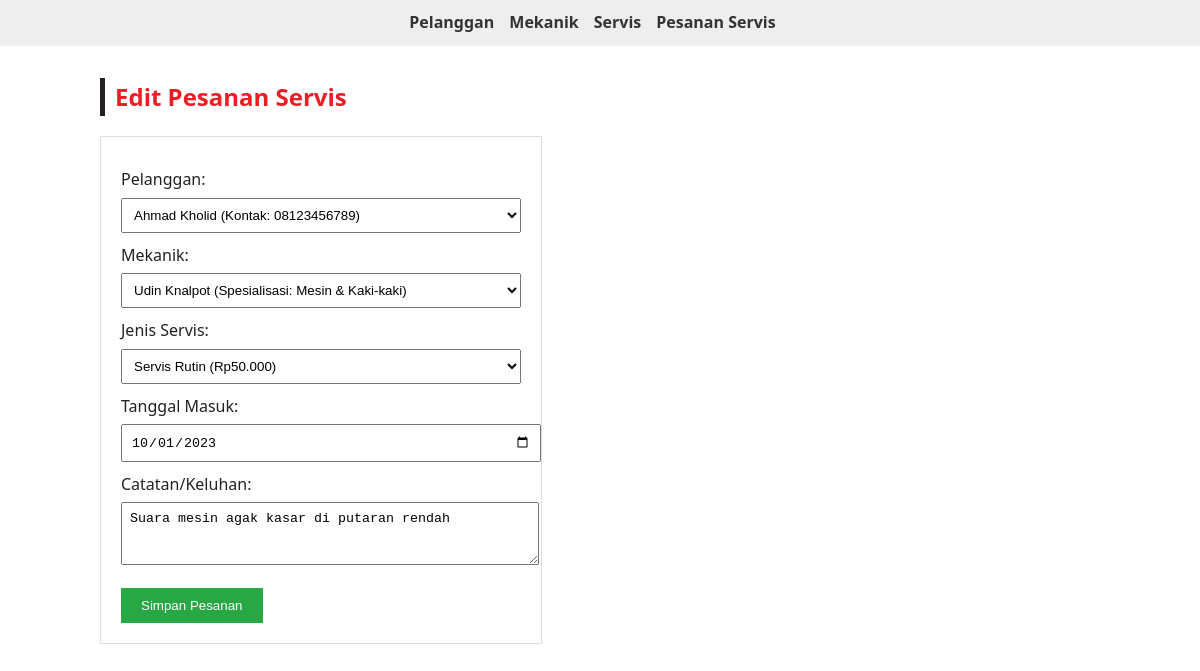
Screenshot of /index.php?entity=pesananservis&action=edit&id=1 with the database file from the repository.
### tables this page shows
CREATE TABLE `pesanan_servis` (
  `id` int(11) NOT NULL,
  `id_pelanggan` int(11) NOT NULL,
  `id_mekanik` int(11) NOT NULL,
  `id_servis` int(11) NOT NULL,
  `tgl_masuk` date NOT NULL,
  `catatan` text DEFAULT NULL
);

CREATE TABLE `pelanggan` (
  `id` int(11) NOT NULL,
  `nama_pelanggan` varchar(100) NOT NULL,
  `kontak` varchar(50) NOT NULL
);

CREATE TABLE `mekanik` (
  `id` int(11) NOT NULL,
  `nama_mekanik` varchar(100) NOT NULL,
  `spesialisasi` varchar(100) NOT NULL
);

CREATE TABLE `servis` (
  `id` int(11) NOT NULL,
  `jenis_servis` varchar(100) NOT NULL,
  `biaya` int(11) NOT NULL
);

### models/Pelanggan.php (called while the page is built, shortened)
<?php
require_once "config/Database.php";
class Pelanggan
{
    private $conn;
    private $table = "pelanggan";
    public function __construct() {
        $database = new Database();
        $this->conn = $database->getConnection();
    }
    public function getAll() {
        $query = "SELECT * FROM " . $this->table;
        $stmt = $this->conn->prepare($query);
        $stmt->execute();
        return $stmt->fetchAll(PDO::FETCH_ASSOC);
    }
}

### config/Database.php (called while the page is built, shortened)
<?php
class Database
{
    private $host = "localhost";
    private $database = "bengkel_azul";
    private $username = "root";
    private $password = "";
    public function getConnection()
    {
        $this->conn = null;
        try {
            $this->conn = new PDO("mysql:host=" . $this->host . ";dbname=" . $this->database, $this->username, $this->password);
            $this->conn->setAttribute(PDO::ATTR_ERRMODE, PDO::ERRMODE_EXCEPTION);
        } catch (PDOException $exception) {
            echo "Connection error: " . $exception->getMessage();
        }
        return $this->conn;
    }
}

### models/Mekanik.php (called while the page is built, shortened)
<?php
require_once "config/Database.php";
class Mekanik
{
    private $conn;
    private $table = "mekanik";
    public function __construct() {
        $database = new Database();
        $this->conn = $database->getConnection();
    }
    public function getAll() {
        $query = "SELECT * FROM " . $this->table;
        $stmt = $this->conn->prepare($query);
        $stmt->execute();
        return $stmt->fetchAll(PDO::FETCH_ASSOC);
    }
}

### models/Servis.php (called while the page is built, shortened)
<?php
require_once "config/Database.php";
class Servis
{
    private $conn;
    private $table = "servis";
    public function __construct() {
        $database = new Database();
        $this->conn = $database->getConnection();
    }
    public function getAll() {
        $query = "SELECT * FROM " . $this->table;
        $stmt = $this->conn->prepare($query);
        $stmt->execute();
        return $stmt->fetchAll(PDO::FETCH_ASSOC);
    }
}

### models/PesananServis.php (called while the page is built, shortened)
<?php
require_once "config/Database.php";
class PesananServis
{
    private $conn;
    private $table = "pesanan_servis";
    public function __construct() {
        $database = new Database();
        $this->conn = $database->getConnection();
    }
    public function getById($id) {
        $query = "SELECT * FROM " . $this->table . " WHERE id = :id";
        $stmt = $this->conn->prepare($query);
        $stmt->bindParam(':id', $id);
        $stmt->execute();
        return $stmt->fetch(PDO::FETCH_ASSOC);
    }
}

### viewmodels/PesananServisViewModel.php (called while the page is built, shortened)
<?php
require_once 'models/Pelanggan.php';
require_once 'models/Mekanik.php';
require_once 'models/Servis.php';
require_once 'models/PesananServis.php';
class PesananServisViewModel
{
    private $pelangganModel;
    private $mekanikModel;
    private $servisModel;
    private $pesananServisModel;
    public function __construct() {
        $this->pelangganModel = new Pelanggan();
        $this->mekanikModel = new Mekanik();
        $this->servisModel = new Servis();
        $this->pesananServisModel = new PesananServis();
    }
    public function getPesananServisById($id) { return $this->pesananServisModel->getById($id); }
    public function getPelangganList() { return $this->pelangganModel->getAll(); }
    public function getMekanikList() { return $this->mekanikModel->getAll(); }
    public function getServisList() { return $this->servisModel->getAll(); }
}

### views/pesananservis_form.php (the view, shortened to what this page needs)
<?php require_once 'views/template/header.php'; ?>
<h2 class="text-xl mb-4"><?php echo isset($pesananServis) ? 'Edit Pesanan Servis' : 'Buat Pesanan Servis Baru'; ?></h2>
<form action="index.php?entity=pesananservis&action=<?php echo isset($pesananServis) ? 'update&id=' . $pesananServis['id'] : 'save'; ?>" method="POST">
    <div>
        <label>Pelanggan:</label>
        <select name="id_pelanggan" required>
            <?php
            foreach ($pelangganList as $pelanggan): ?>
                <option value="<?php echo $pelanggan['id']; ?>"
                    <?php echo (isset($pesananServis) && $pesananServis['id_pelanggan'] == $pelanggan['id']) ? 'selected' : ''; ?>>
                    <?php echo htmlspecialchars($pelanggan['nama_pelanggan']); ?> (Kontak: <?php echo htmlspecialchars($pelanggan['kontak']); ?>)
                </option>
            <?php endforeach; ?>
        </select>
    </div>
    <div>
        <label>Mekanik:</label>
        <select name="id_mekanik" required>
            <?php
            foreach ($mekanikList as $mekanik): ?>
                <option value="<?php echo $mekanik['id']; ?>"
                    <?php echo (isset($pesananServis) && $pesananServis['id_mekanik'] == $mekanik['id']) ? 'selected' : ''; ?>>
                    <?php echo htmlspecialchars($mekanik['nama_mekanik']); ?> (Spesialisasi: <?php echo htmlspecialchars($mekanik['spesialisasi']); ?>)
                </option>
            <?php endforeach; ?>
        </select>
    </div>
    <div>
        <label>Jenis Servis:</label>
        <select name="id_servis" required>
            <?php
            foreach ($servisList as $servis): ?>
                <option value="<?php echo $servis['id']; ?>"
                    <?php echo (isset($pesananServis) && $pesananServis['id_servis'] == $servis['id']) ? 'selected' : ''; ?>>
                    <?php echo htmlspecialchars($servis['jenis_servis']); ?> (Rp<?php echo number_format($servis['biaya'], 0, ',', '.'); ?>)
                </option>
            <?php endforeach; ?>
        </select>
    </div>
    <div>
        <label>Tanggal Masuk:</label>
        <input type="date" name="tgl_masuk" value="<?php echo isset($pesananServis) ? $pesananServis['tgl_masuk'] : date('Y-m-d'); ?>" required>
    </div>
    <div>
        <label>Catatan/Keluhan:</label>
        <textarea name="catatan" rows="3"><?php echo isset($pesananServis) ? htmlspecialchars($pesananServis['catatan']) : ''; ?></textarea>
    </div>
    <button type="submit">Simpan Pesanan</button>
</form>
<?php require_once 'views/template/footer.php'; ?>

### assets/style.css (style rules this page uses)
:root { --bg-white: #ffffff; --primary-red: #ed1d24; --dark-black: #241f21; --mid-gray: #57595b; --light-gray: #f4f4f4; }
body { background-color: var(--bg-white); color: var(--dark-black); font-family: 'Segoe UI', Tahoma, Geneva, Verdana, sans-serif; margin: 0; padding: 0; line-height: 1.6; }
h2 { color: var(--primary-red); border-left: 5px solid var(--dark-black); padding-left: 10px; margin-bottom: 20px; }

### views/template/header.php (style rules this page uses)
body { font-family: sans-serif; padding: 20px; }
form { margin-top: 20px; border: 1px solid #ddd; padding: 20px; max-width: 400px; }
label { display: block; margin-top: 10px; }
input, select, textarea { width: 100%; padding: 8px; margin-top: 5px; }
button { margin-top: 15px; padding: 10px 20px; background: #28a745; color: white; border: none; cursor: pointer; }

### rows the page displays
pesanan_servis: id_pelanggan "Ahmad Kholid (Kontak: 08123456789)", id_mekanik "Udin Knalpot (Spesialisasi: Mesin & Kaki-kaki)", id_servis "Servis Rutin (Rp50.000)", tgl_masuk "10/01/2023", catatan "Suara mesin agak kasar di putaran rendah"
